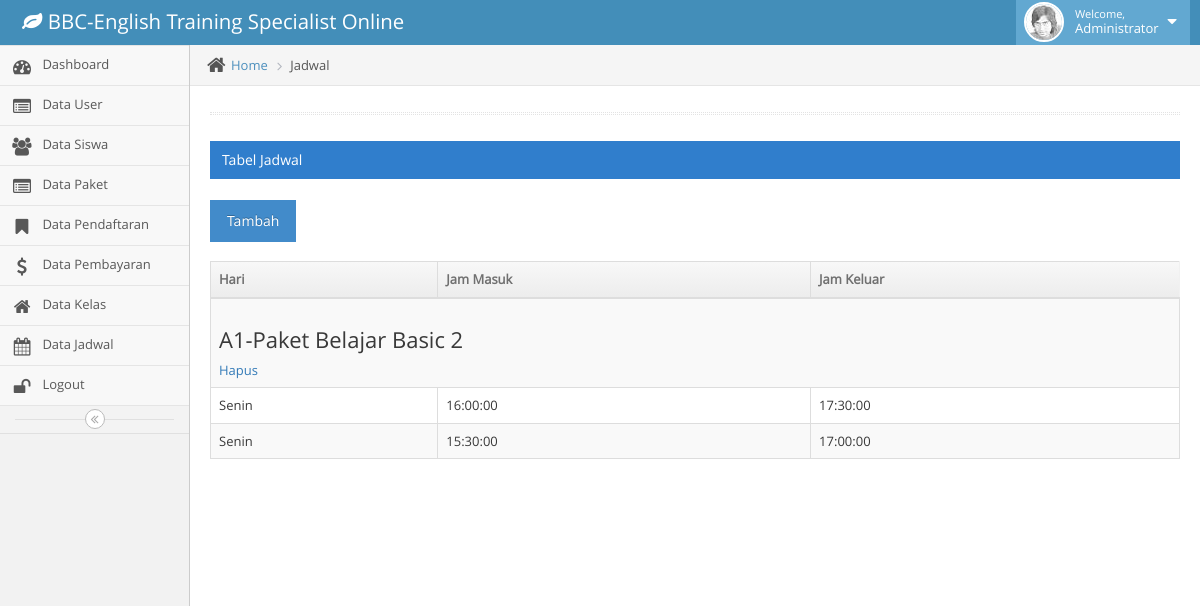
/admin/index.php?menu=jadwal (signed in), run on the app's committed database.
### tables this page shows
CREATE TABLE `mst_kelas` (
  `kode_kelas` int(11) NOT NULL,
  `nama_kelas` varchar(25) NOT NULL
);

CREATE TABLE `trx_jadwal` (
  `kode_jadwal` int(11) NOT NULL,
  `kode_kelas` int(11) NOT NULL,
  `hari` varchar(7) NOT NULL,
  `jam_masuk` time NOT NULL,
  `jam_keluar` time NOT NULL
);

### admin/master-jadwal.php (the view, shortened to what this page needs)
<div class="main-content">
    <div class="main-content-inner">
        <div class="breadcrumbs ace-save-state" id="breadcrumbs">
            <ul class="breadcrumb">
                <li>
                    <i class="ace-icon fa fa-home home-icon"></i>
                    <a href="#">Home</a>
                </li>
                <li class="active">Jadwal</li>
            </ul>
        </div>
        <div class="page-content">
            <div class="row">
                <div class="col-xs-12">
                    <div class="hr hr-18 dotted hr-double"></div>
                    <div class="row">
                        <div class="col-xs-12">
                            <div class="clearfix">
                            </div>
                            <div class="table-header">
                                Tabel Jadwal
                            </div>
                            <div>
                                <div>
                                    <br>
                                    <a href="index.php?menu=form-jadwal" class="btn btn-primary">Tambah</a>
                                    <br>
                                    <br>
                                </div>
                                <table id="dynamic-table" class="table table-striped table-bordered table-hover">
                                    <thead>
                                        <tr>
                                            <th>Hari</th>
                                            <th>Jam Masuk</th>
                                            <th>Jam Keluar</th>
                                        </tr>
                                    </thead>
                                    <tbody>
                                        <?php
                                        $sql = "select * from mst_kelas where kode_kelas in (select kode_kelas from trx_jadwal)";
                                        $query = mysql_query($sql);
                                        while ($result = mysql_fetch_array($query)) :
                                            $kode_kelas = $result['kode_kelas'];
                                        ?>
                                            <tr>
                                                <td colspan="3">
                                                    <h3><?= $result['nama_kelas'] ?></h3>
                                                    <a onclick="return confirm('Hapus jadwal untuk kelas ini?')" href="proses-jadwal.php?aksi=hapus&kode=<?=$kode_kelas ?>">Hapus</a>
                                                </td>
                                            </tr>
                                            <?php
                                            $query = "select * from trx_jadwal where kode_kelas='$kode_kelas' ";
                                            $data = mysql_query($query) or die(mysql_error());
                                            while ($row = mysql_fetch_array($data)) :
                                            ?>
                                                <tr>
                                                    <td><?php echo $row['hari']; ?></td>
                                                    <td><?php echo $row['jam_masuk']; ?></td>
                                                    <td><?php echo $row['jam_keluar']; ?></td>
                                                </tr>
                                            <?php endwhile; ?>
                                        <?php endwhile; ?>
                                    </tbody>
                                </table>
                            </div>
                        </div>
                    </div>
                </div>
            </div>
        </div>
    </div>
</div>

### data on the page
mst_kelas: nama_kelas "A1-Paket Belajar Basic 2"
trx_jadwal: hari "Senin", jam_masuk "16:00:00", jam_keluar "17:30:00"
trx_jadwal: hari "Senin", jam_masuk "15:30:00", jam_keluar "17:00:00"
